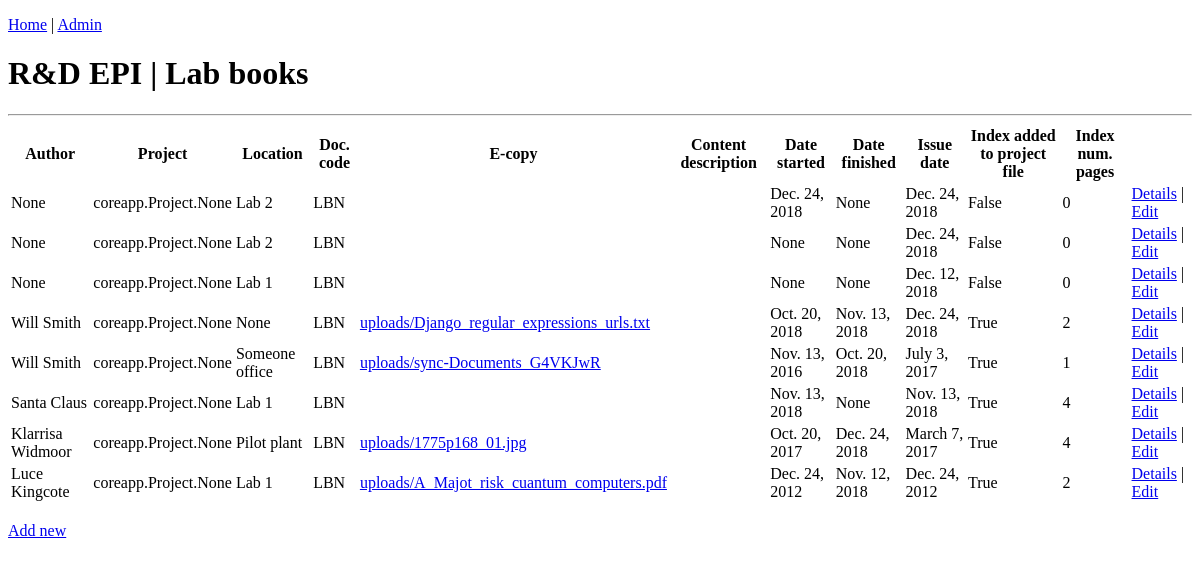
Page /coreapp/labbook/ on the earlier database version.
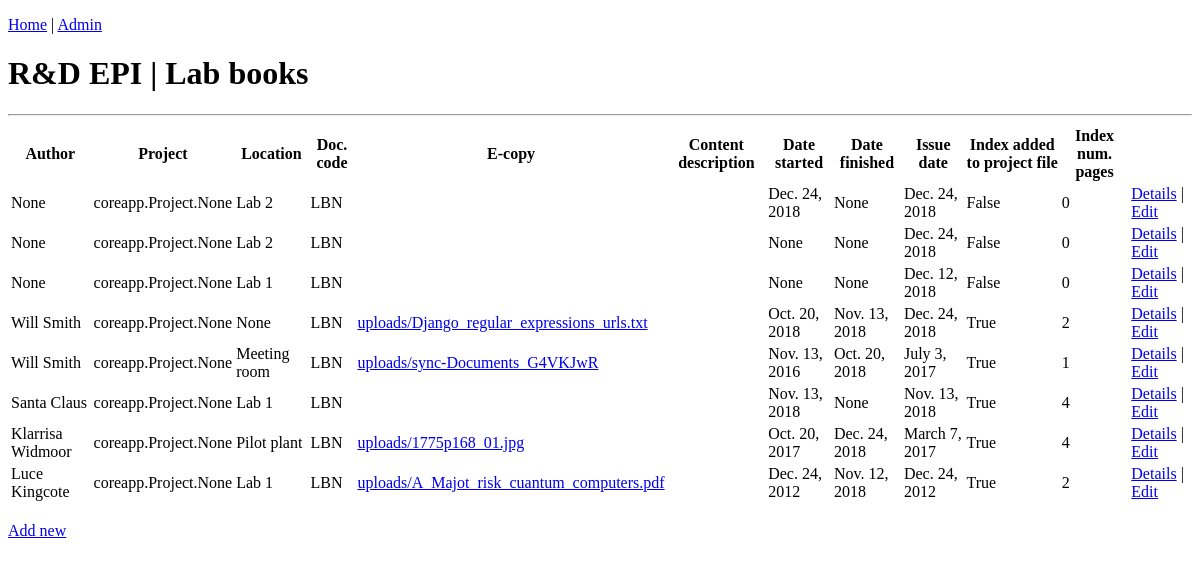
Same page on the later database version.
### coreapp/models.py (models this page shows, shortened)
class Document(models.Model):
    author = models.ForeignKey(settings.AUTH_USER_MODEL, on_delete=models.SET_NULL, blank=True, null=True, verbose_name="Main author")
    project = models.ManyToManyField(Project, verbose_name="Associated project(s)")
    title = models.TextField("Document title")
    location = models.ForeignKey(Location, on_delete=models.SET_NULL, blank=True, null=True, verbose_name="Hard copy location")
    document_code = models.CharField("Document code (e.g. study plan, report... )", max_length=3, choices=DOCUMENT_CODE, default='OTH')
    efile = models.FileField("Scanned copy", upload_to='uploads/', null=True, blank=True)
    class Meta:
        abstract = True

class LabBook(Document):
    date_started = models.DateField("Date started", null=True, blank=True)
    date_finished = models.DateField("Date finished", null=True, blank=True)
    date_issued = models.DateField("Issue date")
    index_added = models.BooleanField("Index added to project file", default=False)
    index_num_pages = models.IntegerField("Index number of pages", null=True, blank=True)
    document_code = 'LBN'

class Location(models.Model):
    name = models.CharField("Room", max_length=16, null=True, blank=True)
    room_num = models.CharField("Room number", max_length=16, null=True, blank=True)
    def __str__(self):
        return self.name

class User (AbstractUser):
    date_left = models.DateField(null=True, blank=True)
    def __str__(self):
        return self.get_full_name()

### coreapp/views.py (the view)
# urls.py: path('labbook/', views.labbook_list, name='labbook-list'),
def labbook_list(request):
    labbooks = LabBook.objects.all()
    context = {'labbooks': labbooks, 'page_title': 'R&D EPI | Lab books'}
    return render(request, 'coreapp/labbook_list.html', context)

### coreapp/templates/coreapp/labbook_list.html
{% extends 'coreapp/base_generic.html' %}
{% block content %}
	<h1>{{ page_title }}</h1>
	<hr>
	<table>
		<thead>
			<th>Author</th>
			<th>Project</th>
			<th>Location</th>
			<th>Doc. code</th>
			<th>E-copy</th>
			<th>Content description</th>
			<th>Date started</th>
			<th>Date finished</th>
			<th>Issue date</th>
			<th>Index added to project file</th>
			<th>Index num. pages</th>
		</thead>
		{% for labbook in labbooks %}
		<tr>
			<td>{{ labbook.author }}</td>
			<td>{{ labbook.project }}</td>
			<td>{{ labbook.location }}</td>
			<td>{{ labbook.document_code }}</td>
			<td><a href="{{ MEDIA_URL }}{{ labbook.efile }}">{{ labbook.efile }}</a></td>
			<td>{{ labbook.content_descr }}</td>
			<td>{{ labbook.date_started }}</td>
			<td>{{ labbook.date_finished }}</td>
			<td>{{ labbook.date_issued }}</td>
			<td>{{ labbook.index_added }}</td>
			<td>{{ labbook.index_num_pages }}</td>
			<td><a href="{{ labbook.id }}">Details</a> | <a href="edit/{{ labbook.id }}">Edit</a></td>
		</tr>
		{% endfor %}
	</table>
	<br>
	<a href="{% url 'labbook-create' %}">Add new</a>
{% endblock %}

Differences in the rows shown:
changed LabBook "uploads/sync-Documents_G4VKJwR": location "Someone office" → "Meeting room"
